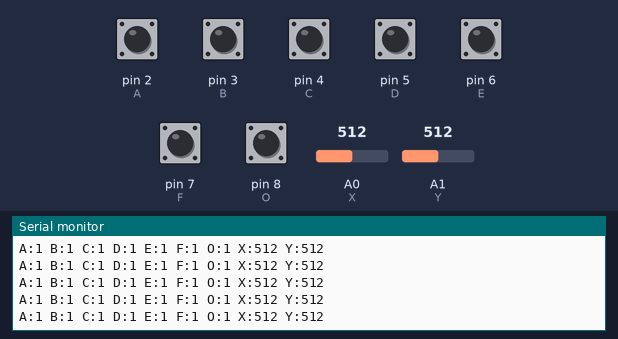
This sketch was run on a simulated Arduino Uno, built with avr-gcc and run on an emulated ATmega328P. On the bench: the last lines printed to the serial monitor. The test bench sets the inputs (shaded band); at power-on: pin 2 (A), pin 3 (B), pin 4 (C), pin 5 (D), pin 6 (E), pin 7 (F), pin 8 (O) HIGH, A1 (Y) = 512, A0 (X) = 512.

Above: at 4.2 s.
4.3 s: A1 (Y) set to 107
At 4.36 s:
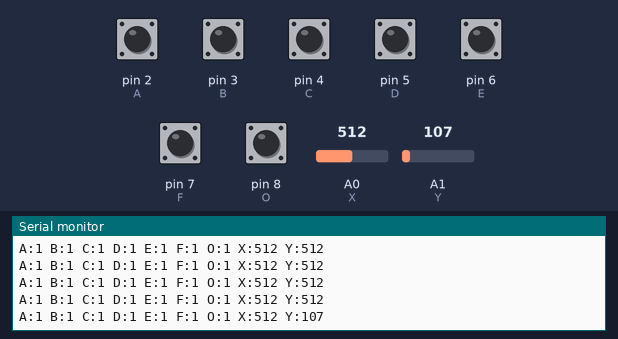
7.3 s: A1 (Y) set to 90
At 7.3 s:
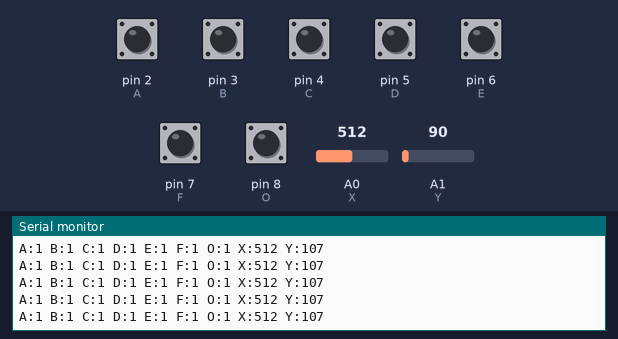
10.5 s: A0 (X) set to 92
At 10.54 s:
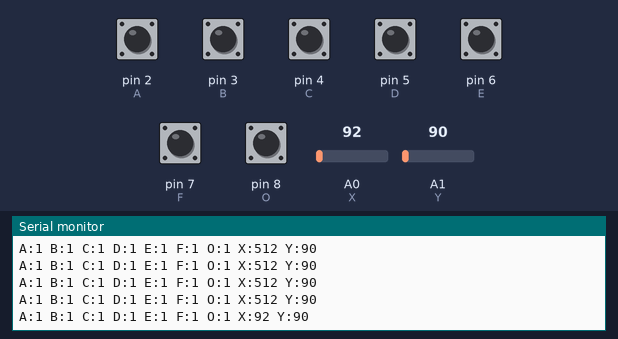
12.0 s: A0 (X) set to 108
At 12.06 s:
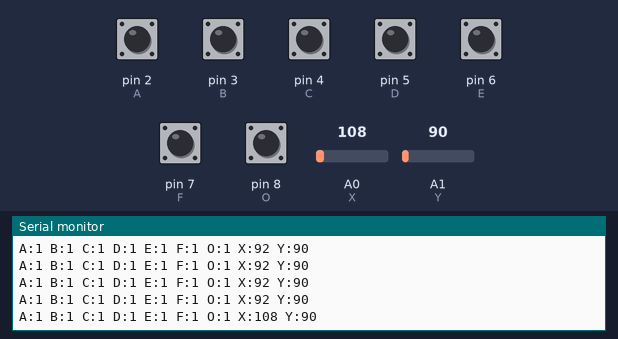

The sketch:

joystick_model.ino
```cpp
const byte A = 2;
const byte B = 3;
const byte C = 4;
const byte D = 5;
const byte E = 6;
const byte F = 7;
const byte O = 8;
const byte X = 0;
const byte Y = 1;
void setup() {
Serial.begin(9600);
pinMode(B, INPUT);
digitalWrite(B, HIGH);
pinMode(A, INPUT);
digitalWrite(A, HIGH);
pinMode(C, INPUT);
digitalWrite(C, HIGH);
pinMode(D, INPUT);
digitalWrite(D, HIGH);
pinMode(E, INPUT);
digitalWrite(E, HIGH);
pinMode(F, INPUT);
digitalWrite(F, HIGH);
pinMode(O, INPUT);
digitalWrite(O, HIGH); }

void loop() {

Serial.print("A:");
Serial.print(digitalRead(A));
Serial.print(" ");
Serial.print("B:");
Serial.print(digitalRead(B));
Serial.print(" ");
Serial.print("C:");
Serial.print(digitalRead(C));
Serial.print(" ");
Serial.print("D:");
Serial.print(digitalRead(D));
Serial.print(" ");
Serial.print("E:");
Serial.print(digitalRead(E));
Serial.print(" ");
Serial.print("F:");
Serial.print(digitalRead(F));
Serial.print(" ");
Serial.print("O:");
Serial.print(digitalRead(O));
Serial.print(" ");
Serial.print("X:");
Serial.print(analogRead(X));
Serial.print(" ");
Serial.print("Y:");
Serial.print(analogRead(Y));
Serial.print(" ");
Serial.println();
delay(100);}
```

Measured:
- after the input at 4.3 s, the serial monitor: prints a new line after 0.06 s (image 1)
- after the input at 10.5 s, the serial monitor: prints a new line at once (image 3)
- after the input at 12.0 s, the serial monitor: prints a new line after 0.05 s (image 4)
